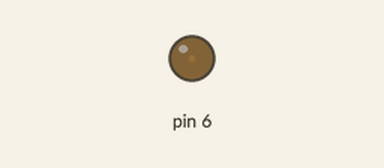
A sketch run on a simulated Arduino Uno, built with avr-gcc and run on an emulated ATmega328P. Parts: output pins drawn as LEDs (lit = HIGH). What the sketch prints to the serial monitor is not drawn.

Above: at 0.05 s.
At 0.65 s:
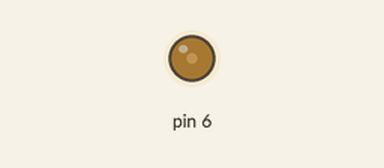
At 1.3 s:
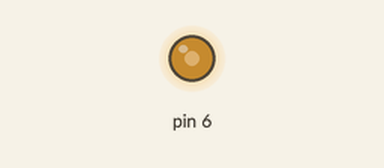
At 2.55 s:
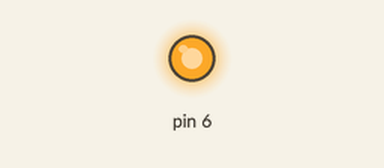
Timing chart, 0 to 6.0 s (numbered marks = the images above):
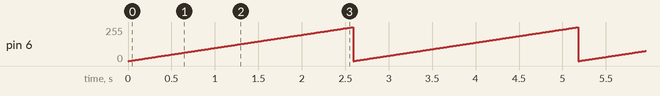

The sketch:

sketch_mar21a.ino
```cpp
void setup() {
  Serial.begin(9600);
  pinMode(6, OUTPUT);
}

void loop() {
  for (int x = 0; x < 255; x++){
    analogWrite(6,x);
    Serial.println(x);
    delay(10);
  }
}
```

Measured:
- by itself, pin 6: ramps from 0/255 to 254/255 and jumps back, once every 2.6 s
